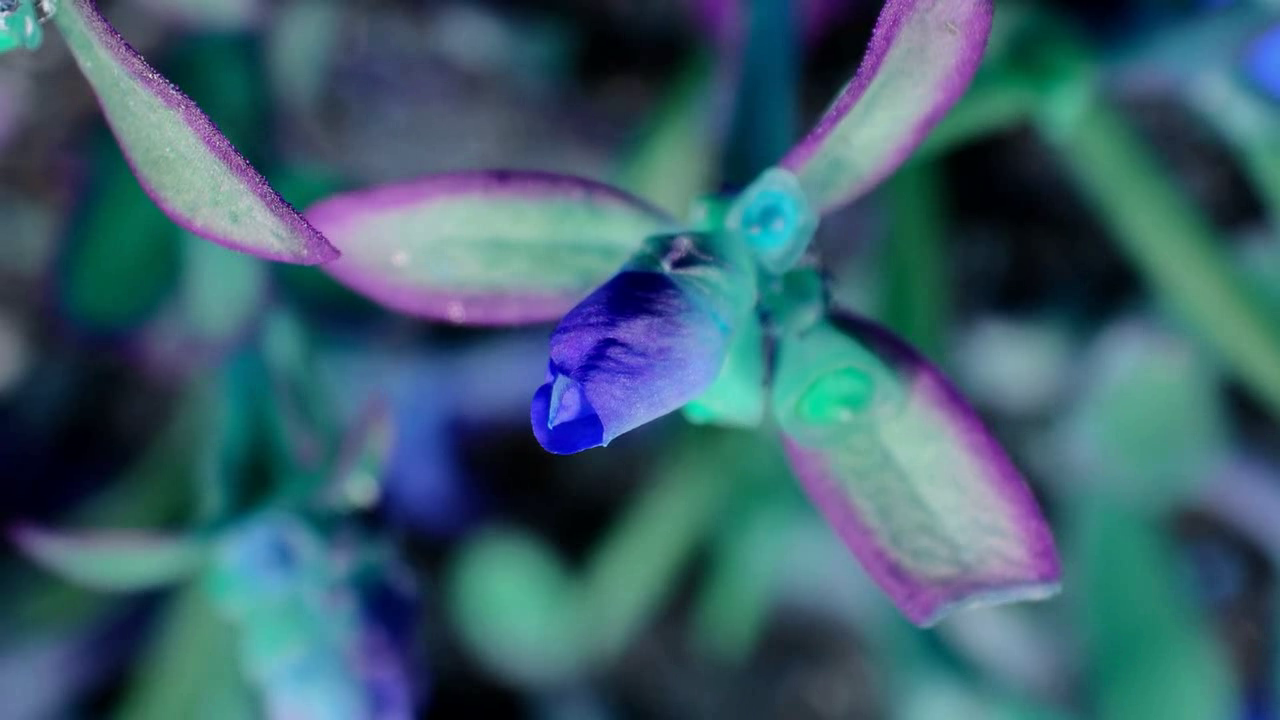
#> input picture frame 15 of Provas/Treinamentos/Recuperação/Módulo 2/csv/flor.mp4, 1280 x 720 px, given in place of video_padrao.mp4, which was not available
$ python cccv2.py
#> lines starting #> are read from the running program, lines starting #| are printed output that depends on the picture
# -*- coding: utf-8 -*-
"""
Created on Fri Mar  4 08:34:50 2022

@author: Leonardo Falango
"""

import cv2


cap = cv2.VideoCapture('csv/video_padrao.mp4') # Abrindo  o vídeo
fourcc = cv2.VideoWriter_fourcc(*'DIVX') # codex
framesporsec = 30 # Settando os frames por segundo
width, height = 1280,720 # Largura e Altura
output = cv2.VideoWriter("video_padrao.mp4", 0, framesporsec, (width,height)) # OUTPUT, será o vídeo que vai ser salvo,
                            # Vai ser salvo no diretório "Provas", não no diretório aonde está salvo o arquivo original

while (cap.isOpened()):
    ret, frame = cap.read() # ret, vai ser o return se o vídeo ainda está rodando
#> frame is the input picture: shape (720, 1280, 3); mean B, G, R 109.2, 95.7, 60.9
    if ret == False: # Quando o vídeo acabar
        break # Sai do loop
    frame_correto = cv2.cvtColor(frame, cv2.COLOR_RGB2GRAY) # Criando um outro frame, alterando o frame original de RGB para BGR
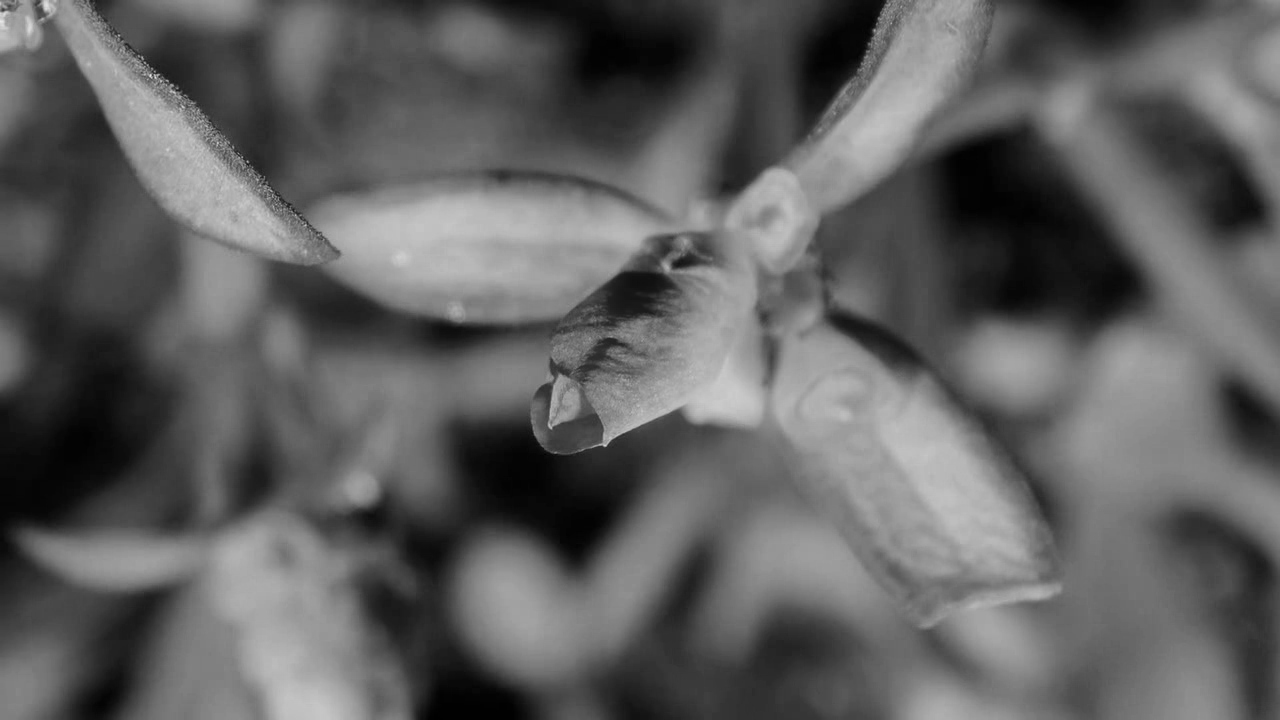
#> frame_correto: shape (720, 1280); min 0, max 238, mean 95.8
    output.write(frame_correto) # Colocando frame por frame no output
    cv2.imshow('output', frame_correto) # Mostrando apenas o frame já modificado para o usuário
output.release()
cap.release()
cv2.destroyAllWindows()

$ run again, starting later in the video
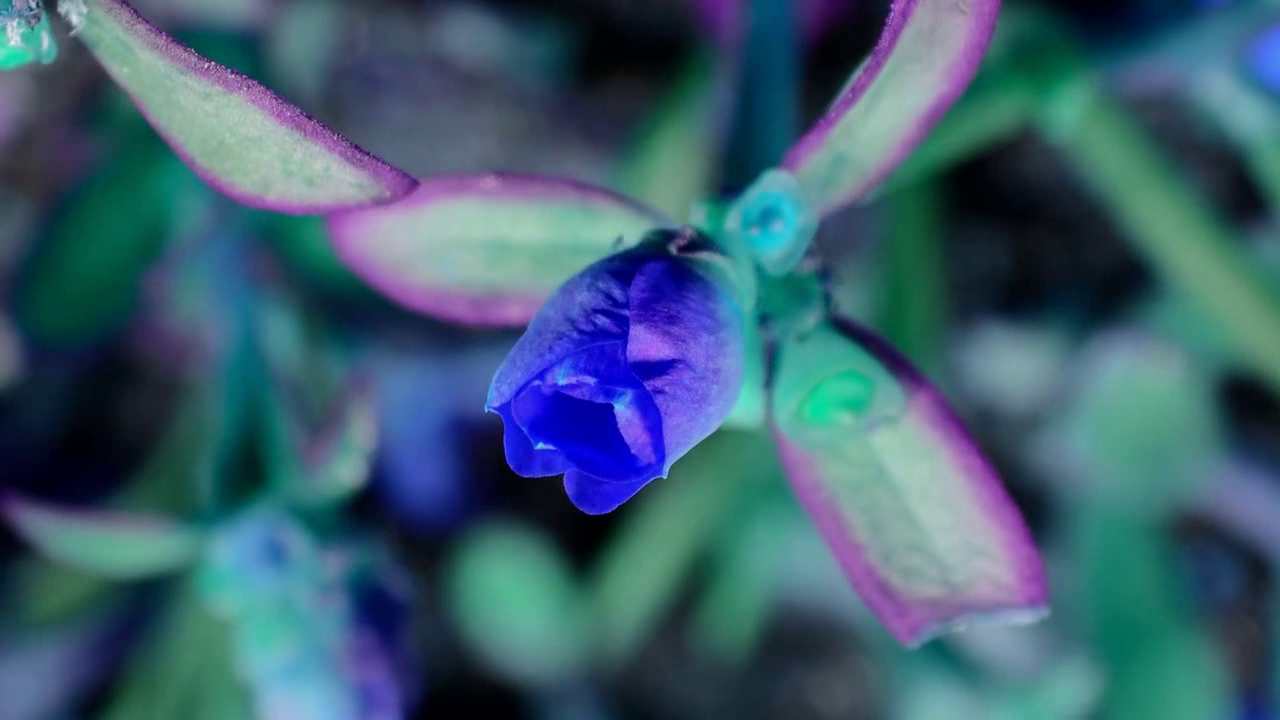
#> input picture frame 67 of Provas/Treinamentos/Recuperação/Módulo 2/csv/flor.mp4, 1280 x 720 px, given in place of video_padrao.mp4, which was not available
#> frame is the input picture: shape (720, 1280, 3); mean B, G, R 112.4, 94.6, 61
#> `frame_correto = cv2.cvtColor(frame, cv2.COLOR_RGB2GRAY)`:
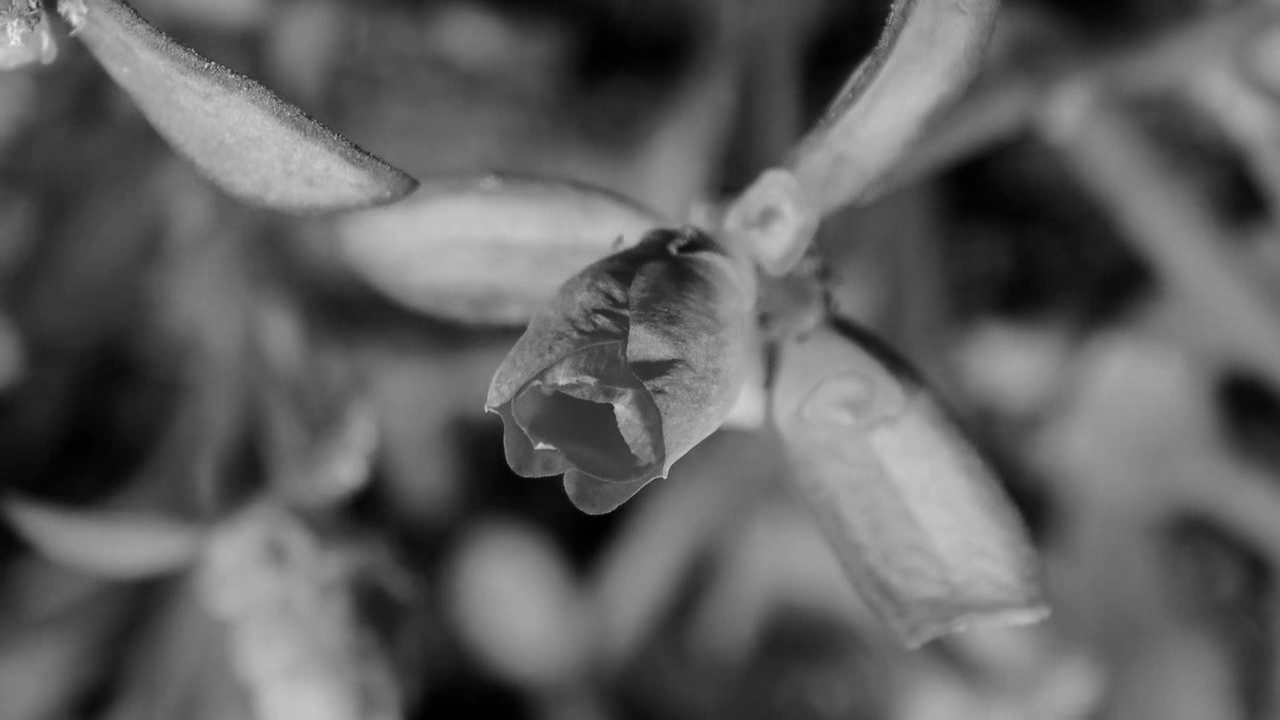
#> frame_correto: shape (720, 1280); min 0, max 236, mean 96.1

$ run again, starting later in the video
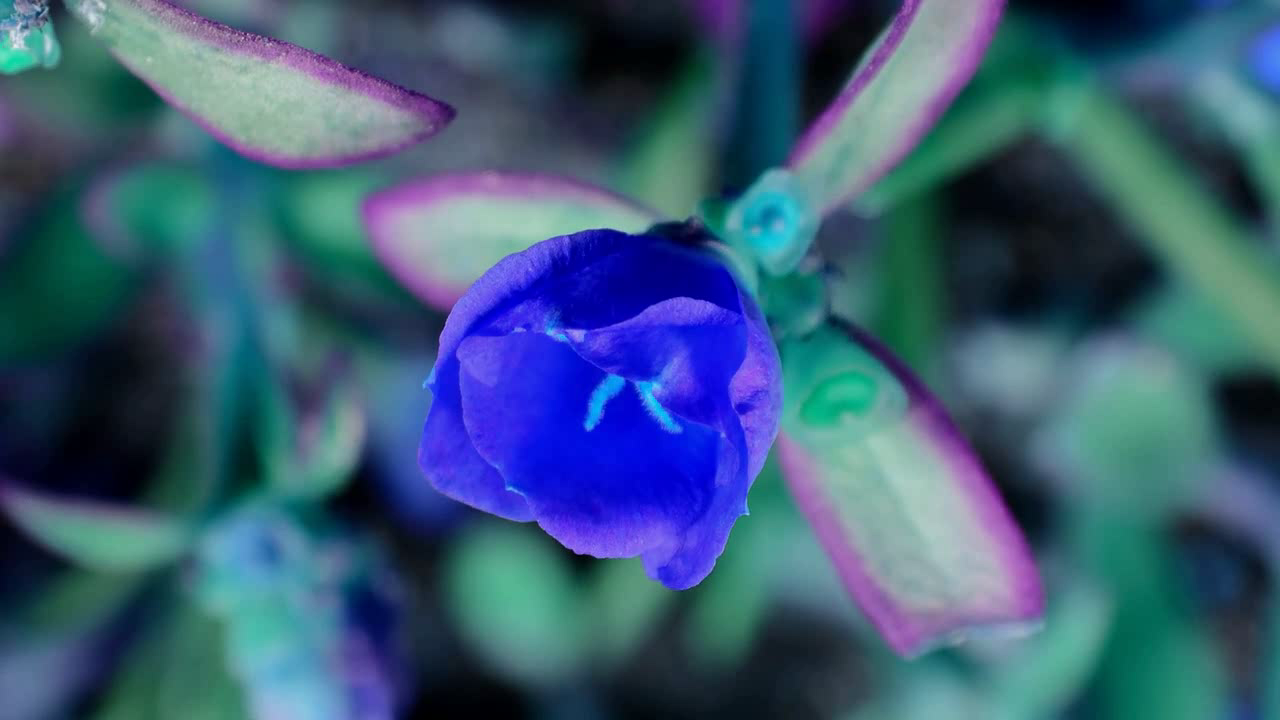
#> input picture frame 120 of Provas/Treinamentos/Recuperação/Módulo 2/csv/flor.mp4, 1280 x 720 px, given in place of video_padrao.mp4, which was not available
#> frame is the input picture: shape (720, 1280, 3); mean B, G, R 118.1, 90.8, 58.4
#> `frame_correto = cv2.cvtColor(frame, cv2.COLOR_RGB2GRAY)`:
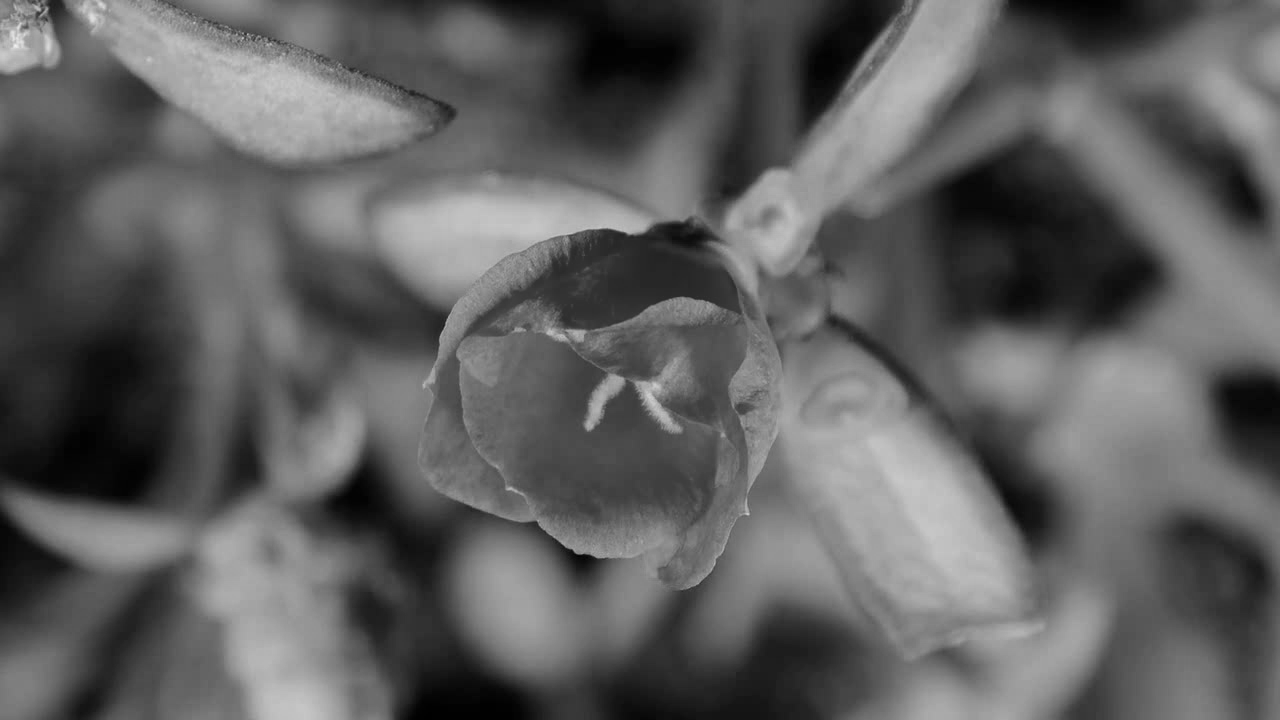
#> frame_correto: shape (720, 1280); min 0, max 241, mean 95.3
